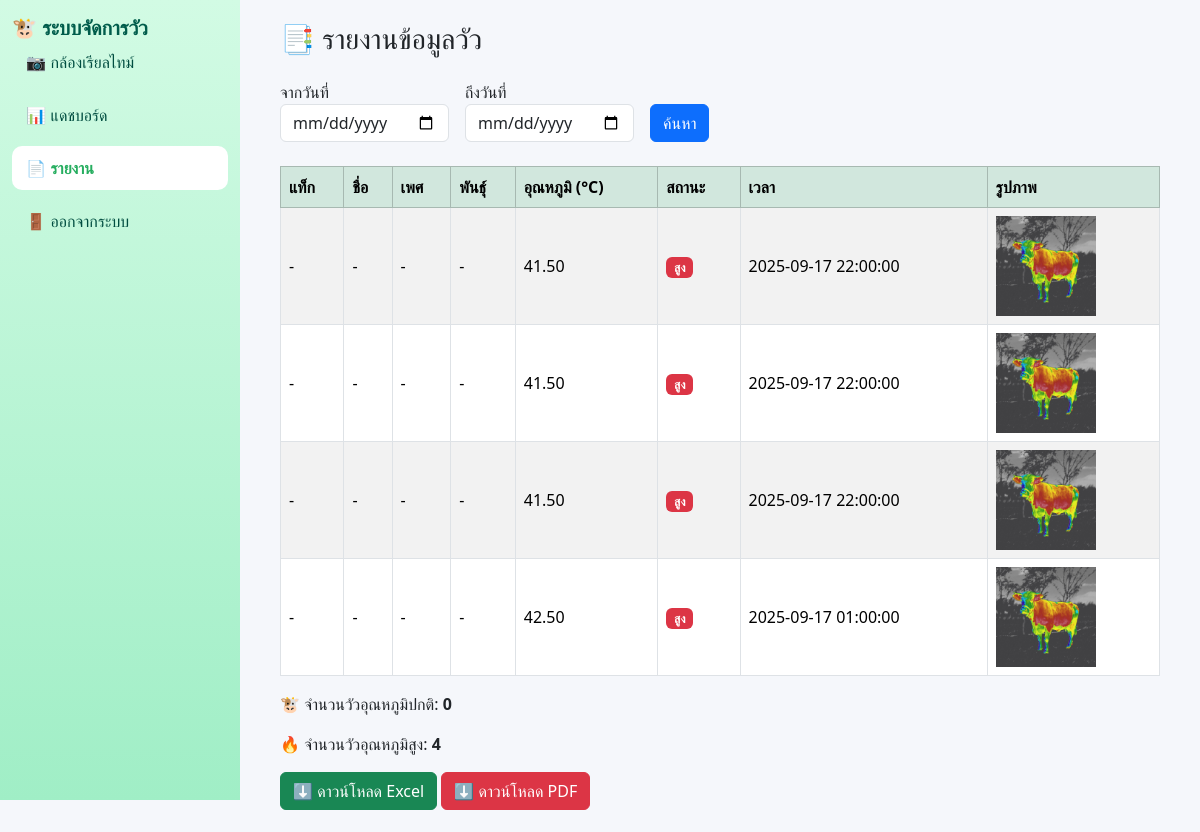
Screenshot of /report with the database file from the repository.
### tables this page shows
CREATE TABLE cow_data (
    id INTEGER PRIMARY KEY AUTOINCREMENT,
    temperature REAL,
    timestamp TEXT,
    image_path TEXT,
    visible_image_path TEXT,
    cow_name TEXT,
    rfid_tag TEXT, animal_id INTEGER,
    FOREIGN KEY (rfid_tag) REFERENCES animals(tag_id)
);

### app.py (the view)
@app.route("/report", methods=["GET", "POST"])
def report_page():
    start_date = request.form.get("start_date")
    end_date = request.form.get("end_date")
    cows, count_normal, count_high = get_report_data(start_date, end_date)
    return render_template("report.html",
                           cows=cows,
                           count_normal=count_normal,
                           count_high=count_high,
                           start_date=start_date,
                           end_date=end_date,
                           active_page="report")

### app.py (called while the page is built)
def get_db():
    conn = sqlite3.connect(DB)
    conn.row_factory = sqlite3.Row
    return conn

### templates/report.html
{% extends "base.html" %}
{% block content %}
<div class="container">
  <h3 class="mb-4">📑 รายงานข้อมูลวัว</h3>
  <form method="post" class="row g-3 mb-4">
    <div class="col-auto">
      <label>จากวันที่</label>
      <input type="date" name="start_date" value="{{ start_date or '' }}" class="form-control">
    </div>
    <div class="col-auto">
      <label>ถึงวันที่</label>
      <input type="date" name="end_date" value="{{ end_date or '' }}" class="form-control">
    </div>
    <div class="col-auto align-self-end">
      <button type="submit" class="btn btn-primary">ค้นหา</button>
    </div>
  </form>
  <table class="table table-bordered table-striped align-middle">
    <thead class="table-success">
      <tr>
        <th>แท็ก</th>
        <th>ชื่อ</th>
        <th>เพศ</th>
        <th>พันธุ์</th>
        <th>อุณหภูมิ (°C)</th>
        <th>สถานะ</th>
        <th>เวลา</th>
        <th>รูปภาพ</th>
      </tr>
    </thead>
    <tbody>
      {% for cow in cows %}
      <tr>
        <td>{{ cow.rfid_tag or '-' }}</td>
        <td>{{ cow.name or '-' }}</td>
        <td>{{ cow.gender or '-' }}</td>
        <td>{{ cow.breed or '-' }}</td>
        <td>{{ "%.2f"|format(cow.temperature) }}</td>
        <td>
          {% if cow.status == "สูง" %}
            <span class="badge bg-danger">สูง</span>
          {% else %}
            <span class="badge bg-success">ปกติ</span>
          {% endif %}
        </td>
        <td>{{ cow.timestamp }}</td>
        <td>
          {% if cow.image_path %}
            <img src="{{ url_for('static', filename=cow.image_path.split('static/')[-1]) }}" alt="รูปวัว" width="100">
          {% else %}
            -
          {% endif %}
        </td>
      </tr>
      {% endfor %}
    </tbody>
  </table>
  <div class="mt-3">
    <p>🐮 จำนวนวัวอุณหภูมิปกติ: <strong>{{ count_normal }}</strong></p>
    <p>🔥 จำนวนวัวอุณหภูมิสูง: <strong>{{ count_high }}</strong></p>
  </div>
  <div class="mt-3">
    <a href="{{ url_for('download_xlsx') }}" class="btn btn-success">⬇ ดาวน์โหลด Excel</a>
    <a href="{{ url_for('download_pdf') }}" class="btn btn-danger">⬇ ดาวน์โหลด PDF</a>
  </div>
</div>
{% endblock %}

### templates/base.html (shortened to what this page needs)
<!DOCTYPE html>
<html lang="th">
<head>
  <link href="https://cdn.jsdelivr.net/npm/bootstrap@5.3.3/dist/css/bootstrap.min.css" rel="stylesheet" />
</head>
<body>
  <div class="app-shell">
    <aside class="sidebar">
      <div class="brand">🐮 ระบบจัดการวัว</div>
      <nav class="nav flex-column gap-2">
        <a class="nav-link {% if active_page=='realtime' %}active{% endif %}" href="{{ url_for('realtime_camera') }}">📷 กล้องเรียลไทม์</a>
        <a class="nav-link {% if active_page=='dashboard' %}active{% endif %}" href="{{ url_for('dashboard') }}">📊 แดชบอร์ด</a>
        <a class="nav-link {% if active_page=='report' %}active{% endif %}" href="{{ url_for('report_page') }}">📄 รายงาน</a>
        <a class="nav-link" href="{{ url_for('logout') }}">🚪 ออกจากระบบ</a>
      </nav>
    </aside>
    <main class="content">
      {% block content %}{% endblock %}
    </main>
  </div>
</body>
</html>

### templates/base.html (style rules this page uses)
body { background:#f5f7fb; }
.app-shell { display:flex; min-height:100vh; }
.sidebar { width: 240px; background: linear-gradient(180deg, #d2fbe4, #a0eec6); color:#004d40; padding:16px 12px; position:sticky; top:0; height:100vh; }
.sidebar .brand { font-weight:700; font-size:20px; line-height:1.2; color:#005c4b; }
.nav-link { color:#004d40; border-radius:10px; padding:.65rem .9rem; display:flex; align-items:center; gap:.6rem; }
.nav-link.active { background:#fff; color:#27ae60; font-weight:600; }
.content { flex:1; padding:22px 28px; }

### rows the page displays
cow_data: rfid_tag "-", name "-", gender "-", breed "-", temperature "41.50", timestamp "2025-09-17 22:00:00", image_path (picture)
cow_data: rfid_tag "-", name "-", gender "-", breed "-", temperature "41.50", timestamp "2025-09-17 22:00:00", image_path (picture)
cow_data: rfid_tag "-", name "-", gender "-", breed "-", temperature "41.50", timestamp "2025-09-17 22:00:00", image_path (picture)
cow_data: rfid_tag "-", name "-", gender "-", breed "-", temperature "42.50", timestamp "2025-09-17 01:00:00", image_path (picture)

### other values shown
{{ count_normal }} "0"
{{ count_high }} "4"
